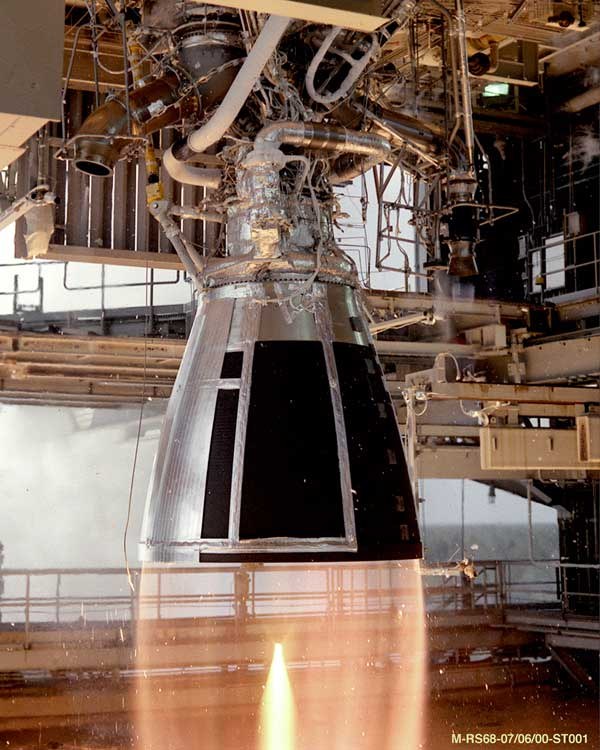
#> input picture assets/Rocket_Test.jpg, 600 x 750 px
$ python gradients.py   (older library calls are emulated)
#> lines starting #> are read from the running program, lines starting #| are printed output that depends on the picture
import cv2
import os
from tkinter import filedialog
import numpy as np

filePATH = "assets\\"
mainPATH = os.getcwd()
absPATH = os.path.join(mainPATH,filePATH)

fullPATH = filedialog.askopenfilename(initialdir = absPATH,filetypes = (("PNG","*png"),("JPEG","*jpeg"),("JPG","*.jpg"),("BMP","*bmp")))
#> the answer given: ../assets/Rocket_Test.jpg

img = cv2.imread(fullPATH)
#> img is the input picture: shape (750, 600, 3); mean B, G, R 84.8, 98.3, 121
gray = cv2.cvtColor(img,cv2.COLOR_BGR2GRAY)
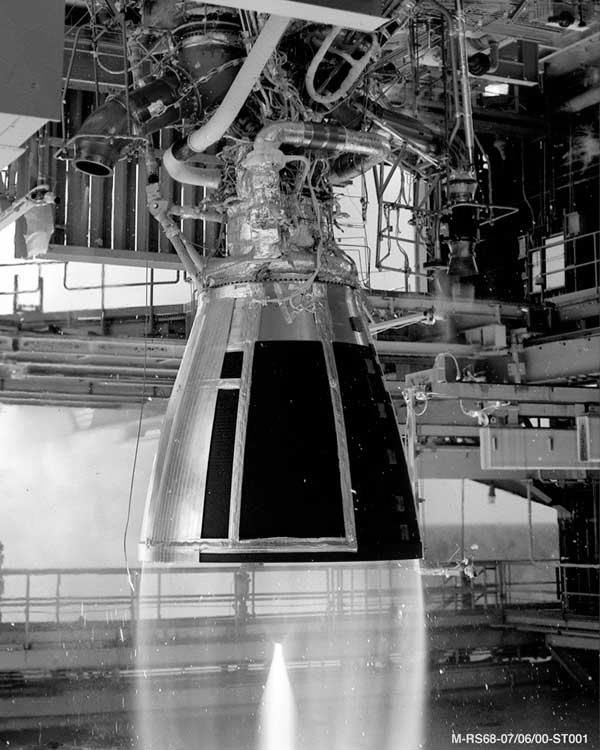
#> gray: shape (750, 600); min 0, max 255, mean 103.6

lap = cv2.Laplacian(gray,cv2.CV_64F)
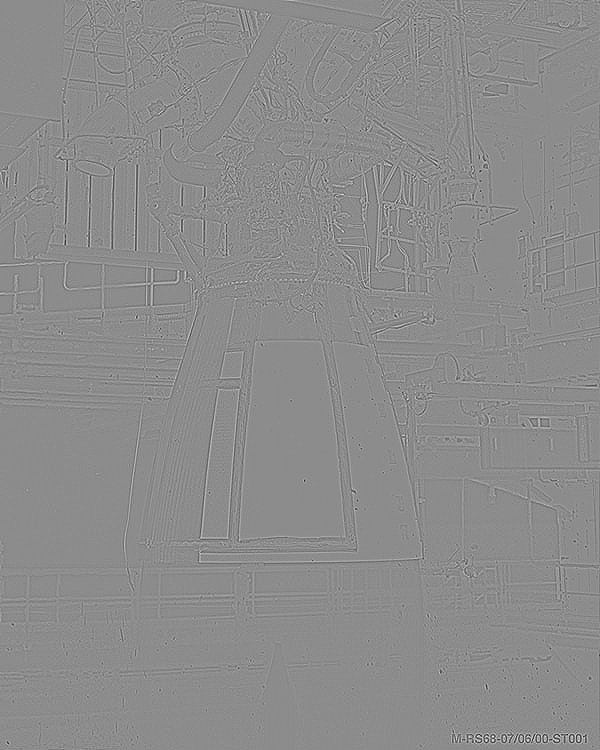
#> lap: shape (750, 600) float64; min -502, max 411, mean 0; drawn with min black and max white
lap = np.uint8(np.absolute(lap))
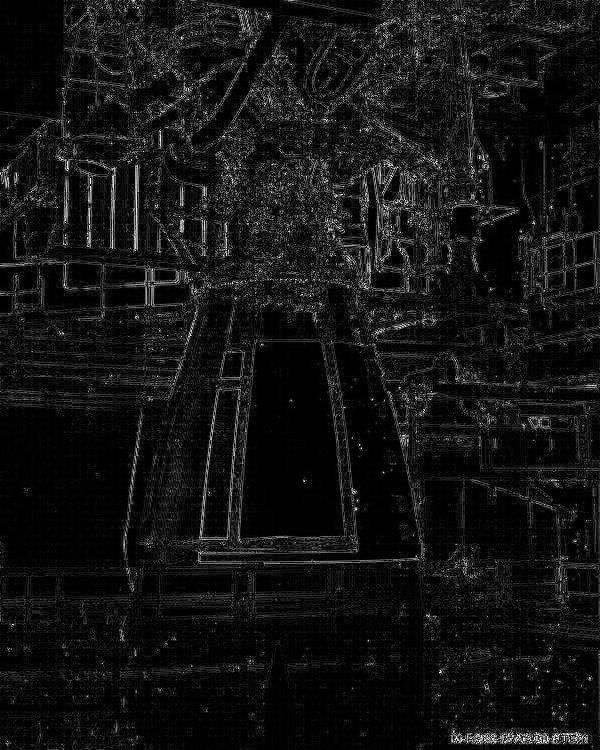
#> lap: shape (750, 600); min 0, max 255, mean 19.4

cv2.imshow("Original Image",img)
cv2.imshow("Gray Scaled",gray)
cv2.imshow("Laplacian",lap)

cv2.waitKey(0)

$ run again, on assets/HappyFish.jpg
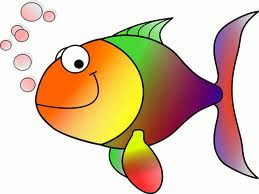
#> input picture assets/HappyFish.jpg, 259 x 194 px
#> img is the input picture: shape (194, 259, 3); mean B, G, R 170.8, 196.4, 219.3
#> `gray = cv2.cvtColor(img,cv2.COLOR_BGR2GRAY)`:
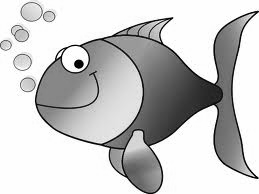
#> gray: shape (194, 259); min 0, max 255, mean 200.4
#> `lap = np.uint8(np.absolute(lap))`:
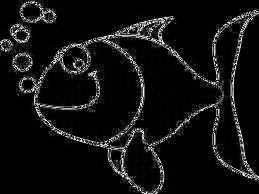
#> lap: shape (194, 259); min 0, max 255, mean 18.5

$ run again, on assets/Rocket_Engine.jpg
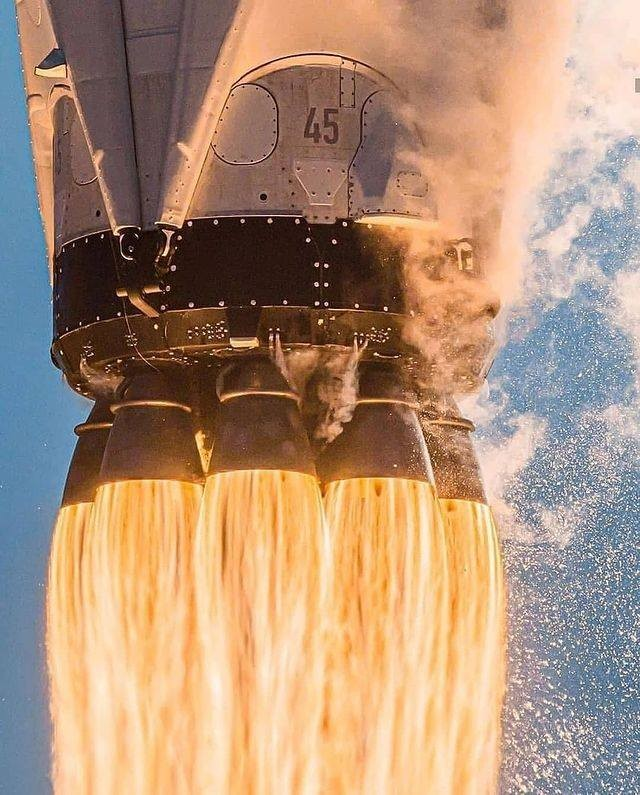
#> input picture assets/Rocket_Engine.jpg, 640 x 795 px
#> img is the input picture: shape (795, 640, 3); mean B, G, R 119.9, 144.1, 174.9
#> `gray = cv2.cvtColor(img,cv2.COLOR_BGR2GRAY)`:
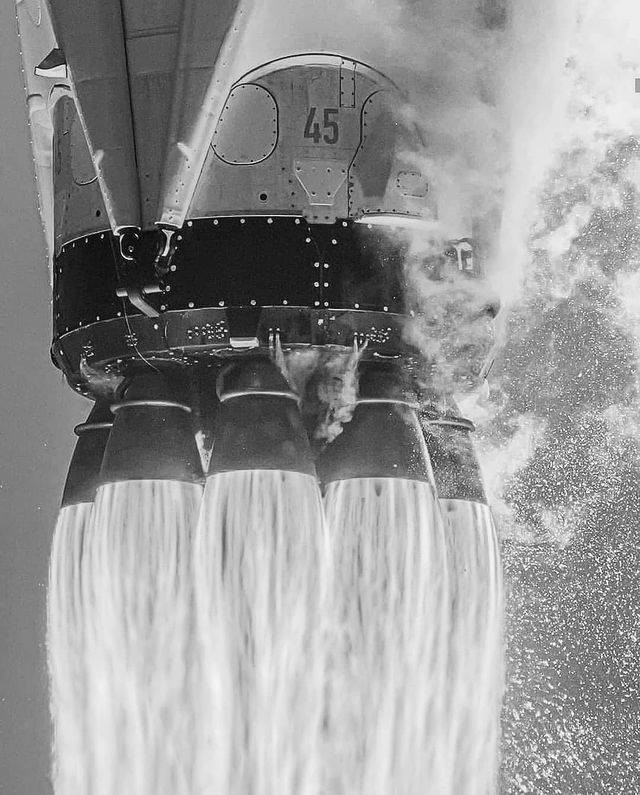
#> gray: shape (795, 640); min 0, max 255, mean 150.6
#> `lap = np.uint8(np.absolute(lap))`:
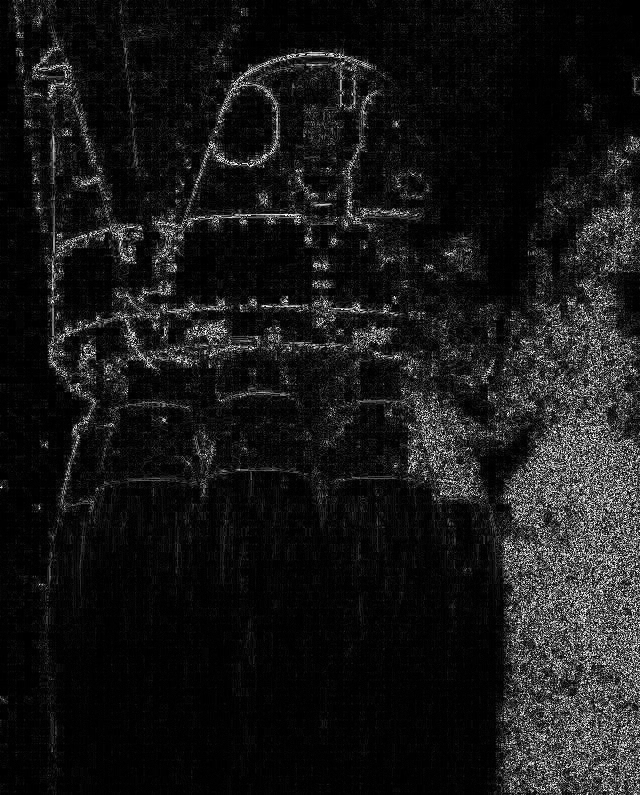
#> lap: shape (795, 640); min 0, max 255, mean 24
